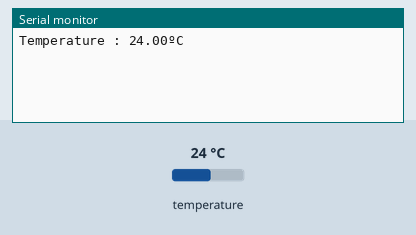
The sketch below on a simulated ESP32. Parts: the last lines printed to the serial monitor. The inputs (shaded band) are chosen by the test bench; at power-on: temperature 24 °C.

Above: at 7.3 s.
7.4 s: temperature set to 12 °C
At 12.6 s:
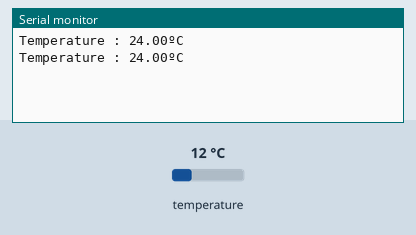
14.1 s: temperature set to 19 °C
At 18.1 s:
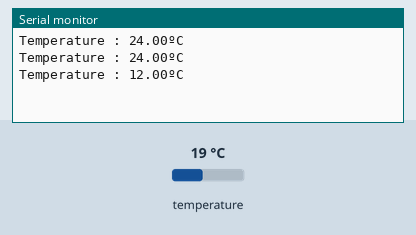
Timing chart, 0 to 19.6 s (numbered marks = the images above; inputs shaded):
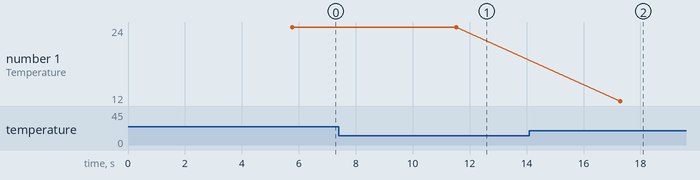

The sketch:

ds18b20.ino
```cpp
/*
Upload config :
ESP32 Dev module
Upload speed 921600
CPU 240 MHz
Flash freq 80 MHz
Flash mode QIO
Flash size 4 Mb
Partition scheme Default 4 Mb with spiffs (1.2Mb app)
programmer esptool

https://randomnerdtutorials.com/esp32-ds18b20-temperature-arduino-ide/
*/

#include <OneWire.h>
#include <DallasTemperature.h>

/********************************************************
** Create DS18B20 sensor objects                       **
********************************************************/
const int oneWireBus = 4; // GPIO where the DS18B20 is connected to
OneWire oneWire(oneWireBus); // Setup a oneWire instance to communicate with any OneWire devices
DallasTemperature sensors(&oneWire); // Pass our oneWire reference to Dallas Temperature sensor

/********************************************************
** Functions used in this program                      **
********************************************************/
void setup_ds18b20();
float readTemperature();

/********************************************************
** Setup + loop start here                             **
********************************************************/
void setup() {
  // Start the Serial Monitor
  Serial.begin(9600);
}

void loop() {
  float temperature = readTemperature();
  Serial.println("Temperature : " + String(temperature) + "ºC");
}

/********************************************************
** Setup + loop end here                               **
********************************************************/

/********************************************************
** Setup DS18B20 sensor                                **
********************************************************/
void setup_ds18b20() {
  sensors.begin();
}

/********************************************************
** Read DS18B20 temperature                            **
********************************************************/
float readTemperature() {
  sensors.requestTemperatures();
  float temperature = sensors.getTempCByIndex(0);
  delay(5000);
  return temperature;
}
```

Measured:
- plotted number 1: 24 → 19 after the input at 14.1 s
